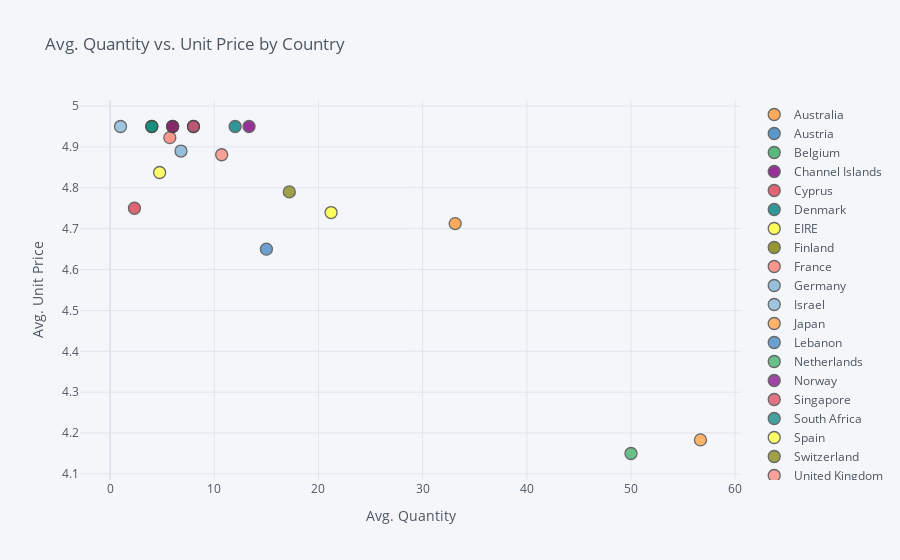

The code cell stored with this chart in its notebook:
### Markdown cell above
## 3. Create an interactive scatter plot showing the relationship between average quantity (x-axis) and average unit price (y-axis) for the product PARTY BUNTING with the plot points color-coded by country (categories).

### Code cell
bunting = data[data['Description']=='PARTY BUNTING'][['Country', 'Quantity', 'UnitPrice']]
grouped = bunting.groupby('Country').agg('mean').reset_index()

grouped.iplot(kind='scatter', x='Quantity', y='UnitPrice', categories='Country',
              xTitle='Avg. Quantity', yTitle='Avg. Unit Price', 
              title='Avg. Quantity vs. Unit Price by Country')

### Figure 1 — Plotly figure (JSON) as saved in the notebook; plotly's stock layout.template omitted (floating-point values rounded to 4 significant figures)
{"data": [{"marker": {"color": "rgba(255, 153, 51, 1.0)", "line": {"width": 1.3}, "opacity": 0.8, "size": 12, "symbol": "circle"}, "mode": "markers", "name": "Australia", "textfont": {"color": "#4D5663"}, "type": "scatter", "x": [33.12], "y": [4.713]}, {"marker": {"color": "rgba(55, 128, 191, 1.0)", "line": {"width": 1.3}, "opacity": 0.8, "size": 12, "symbol": "circle"}, "mode": "markers", "name": "Austria", "textfont": {"color": "#4D5663"}, "type": "scatter", "x": [8], "y": [4.95]}, {"marker": {"color": "rgba(50, 171, 96, 1.0)", "line": {"width": 1.3}, "opacity": 0.8, "size": 12, "symbol": "circle"}, "mode": "markers", "name": "Belgium", "textfont": {"color": "#4D5663"}, "type": "scatter", "x": [4], "y": [4.95]}, {"marker": {"color": "rgba(128, 0, 128, 1.0)", "line": {"width": 1.3}, "opacity": 0.8, "size": 12, "symbol": "circle"}, "mode": "markers", "name": "Channel Islands", "textfont": {"color": "#4D5663"}, "type": "scatter", "x": [13.33], "y": [4.95]}, {"marker": {"color": "rgba(219, 64, 82, 1.0)", "line": {"width": 1.3}, "opacity": 0.8, "size": 12, "symbol": "circle"}, "mode": "markers", "name": "Cyprus", "textfont": {"color": "#4D5663"}, "type": "scatter", "x": [2.333], "y": [4.75]}, {"marker": {"color": "rgba(0, 128, 128, 1.0)", "line": {"width": 1.3}, "opacity": 0.8, "size": 12, "symbol": "circle"}, "mode": "markers", "name": "Denmark", "textfont": {"color": "#4D5663"}, "type": "scatter", "x": [12], "y": [4.95]}, {"marker": {"color": "rgba(255, 255, 51, 1.0)", "line": {"width": 1.3}, "opacity": 0.8, "size": 12, "symbol": "circle"}, "mode": "markers", "name": "EIRE", "textfont": {"color": "#4D5663"}, "type": "scatter", "x": [21.21], "y": [4.739]}, {"marker": {"color": "rgba(128, 128, 0, 1.0)", "line": {"width": 1.3}, "opacity": 0.8, "size": 12, "symbol": "circle"}, "mode": "markers", "name": "Finland", "textfont": {"color": "#4D5663"}, "type": "scatter", "x": [6], "y": [4.95]}, {"marker": {"color": "rgba(251, 128, 114, 1.0)", "line": {"width": 1.3}, "opacity": 0.8, "size": 12, "symbol": "circle"}, "mode": "markers", "name": "France", "textfont": {"color": "#4D5663"}, "type": "scatter", "x": [5.727], "y": [4.923]}, {"marker": {"color": "rgba(128, 177, 211, 1.0)", "line": {"width": 1.3}, "opacity": 0.8, "size": 12, "symbol": "circle"}, "mode": "markers", "name": "Germany", "textfont": {"color": "#4D5663"}, "type": "scatter", "x": [6.8], "y": [4.89]}, {"marker": {"color": "rgba(128, 177, 211, 0.8999999999999999)", "line": {"width": 1.3}, "opacity": 0.8, "size": 12, "symbol": "circle"}, "mode": "markers", "name": "Israel", "textfont": {"color": "#4D5663"}, "type": "scatter", "x": [1], "y": [4.95]}, {"marker": {"color": "rgba(255, 153, 51, 0.8999999999999999)", "line": {"width": 1.3}, "opacity": 0.8, "size": 12, "symbol": "circle"}, "mode": "markers", "name": "Japan", "textfont": {"color": "#4D5663"}, "type": "scatter", "x": [56.67], "y": [4.183]}, {"marker": {"color": "rgba(55, 128, 191, 0.8999999999999999)", "line": {"width": 1.3}, "opacity": 0.8, "size": 12, "symbol": "circle"}, "mode": "markers", "name": "Lebanon", "textfont": {"color": "#4D5663"}, "type": "scatter", "x": [15], "y": [4.65]}, {"marker": {"color": "rgba(50, 171, 96, 0.8999999999999999)", "line": {"width": 1.3}, "opacity": 0.8, "size": 12, "symbol": "circle"}, "mode": "markers", "name": "Netherlands", "textfont": {"color": "#4D5663"}, "type": "scatter", "x": [50], "y": [4.15]}, {"marker": {"color": "rgba(128, 0, 128, 0.8999999999999999)", "line": {"width": 1.3}, "opacity": 0.8, "size": 12, "symbol": "circle"}, "mode": "markers", "name": "Norway", "textfont": {"color": "#4D5663"}, "type": "scatter", "x": [6], "y": [4.95]}, {"marker": {"color": "rgba(219, 64, 82, 0.8999999999999999)", "line": {"width": 1.3}, "opacity": 0.8, "size": 12, "symbol": "circle"}, "mode": "markers", "name": "Singapore", "textfont": {"color": "#4D5663"}, "type": "scatter", "x": [8], "y": [4.95]}, {"marker": {"color": "rgba(0, 128, 128, 0.8999999999999999)", "line": {"width": 1.3}, "opacity": 0.8, "size": 12, "symbol": "circle"}, "mode": "markers", "name": "South Africa", "textfont": {"color": "#4D5663"}, "type": "scatter", "x": [4], "y": [4.95]}, {"marker": {"color": "rgba(255, 255, 51, 0.8999999999999999)", "line": {"width": 1.3}, "opacity": 0.8, "size": 12, "symbol": "circle"}, "mode": "markers", "name": "Spain", "textfont": {"color": "#4D5663"}, "type": "scatter", "x": [4.75], "y": [4.838]}, {"marker": {"color": "rgba(128, 128, 0, 0.8999999999999999)", "line": {"width": 1.3}, "opacity": 0.8, "size": 12, "symbol": "circle"}, "mode": "markers", "name": "Switzerland", "textfont": {"color": "#4D5663"}, "type": "scatter", "x": [17.2], "y": [4.79]}, {"marker": {"color": "rgba(251, 128, 114, 0.8999999999999999)", "line": {"width": 1.3}, "opacity": 0.8, "size": 12, "symbol": "circle"}, "mode": "markers", "name": "United Kingdom", "textfont": {"color": "#4D5663"}, "type": "scatter", "x": [10.71], "y": [4.881]}], "layout": {"legend": {"bgcolor": "#F5F6F9", "font": {"color": "#4D5663"}}, "paper_bgcolor": "#F5F6F9", "plot_bgcolor": "#F5F6F9", "title": {"font": {"color": "#4D5663"}, "text": "Avg. Quantity vs. Unit Price by Country"}, "xaxis": {"gridcolor": "#E1E5ED", "showgrid": true, "tickfont": {"color": "#4D5663"}, "title": {"font": {"color": "#4D5663"}, "text": "Avg. Quantity"}, "zerolinecolor": "#E1E5ED"}, "yaxis": {"gridcolor": "#E1E5ED", "showgrid": true, "tickfont": {"color": "#4D5663"}, "title": {"font": {"color": "#4D5663"}, "text": "Avg. Unit Price"}, "zerolinecolor": "#E1E5ED"}}}
